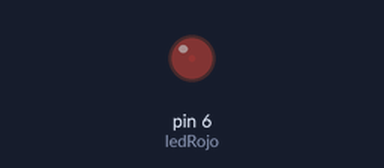
Bench run of a sketch on a simulated Arduino Uno, built with avr-gcc and run on an emulated ATmega328P. Parts: output pins drawn as LEDs (lit = HIGH).

Above: at 0.05 s.
At 1.15 s:
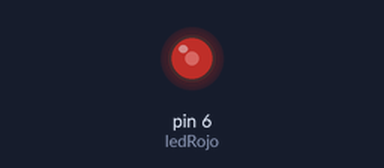
At 2.3 s:
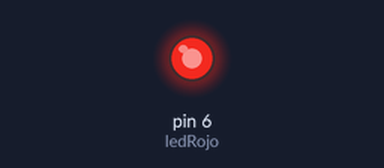
At 4.6 s:
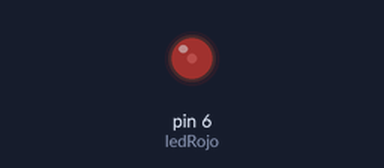
Timing chart, 0 to 6.7 s (numbered marks = the images above):
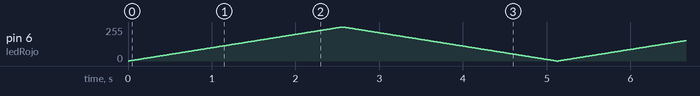

The sketch:

reto10.ino
```cpp
int intensidad = 0;
int ledRojo=6;
int ledVerde=9;
int ledAzul=10;

void setup() {
  // put your setup code here, to run once:

}

void loop() {
  // put your main code here, to run repeatedly:
  for (intensidad = 0; intensidad < 256; intensidad++) {
    analogWrite (ledRojo, intensidad);
    delay (10);
  }
  for (intensidad = 255; intensidad >=0; intensidad--) {
    analogWrite (ledRojo, intensidad);
    delay (10);
  }
}
```
